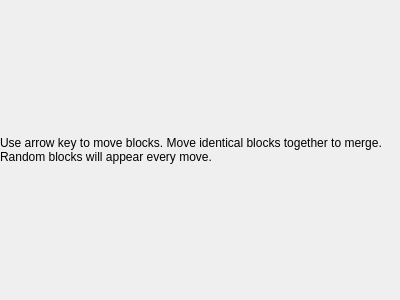
<?xml version="1.0" encoding="UTF-8"?>
<ui version="4.0">
 <class>Dialog</class>
 <widget class="QDialog" name="Dialog">
  <property name="geometry">
   <rect>
    <x>0</x>
    <y>0</y>
    <width>400</width>
    <height>300</height>
   </rect>
  </property>
  <property name="windowTitle">
   <string>Dialog</string>
  </property>
  <widget class="QLabel" name="label">
   <property name="geometry">
    <rect>
     <x>0</x>
     <y>0</y>
     <width>400</width>
     <height>300</height>
    </rect>
   </property>
   <property name="text">
    <string>Use arrow key to move blocks. Move identical blocks together to merge.  Random blocks will appear every move.</string>
   </property>
   <property name="wordWrap">
    <bool>true</bool>
   </property>
  </widget>
 </widget>
 <resources/>
 <connections/>
</ui>
